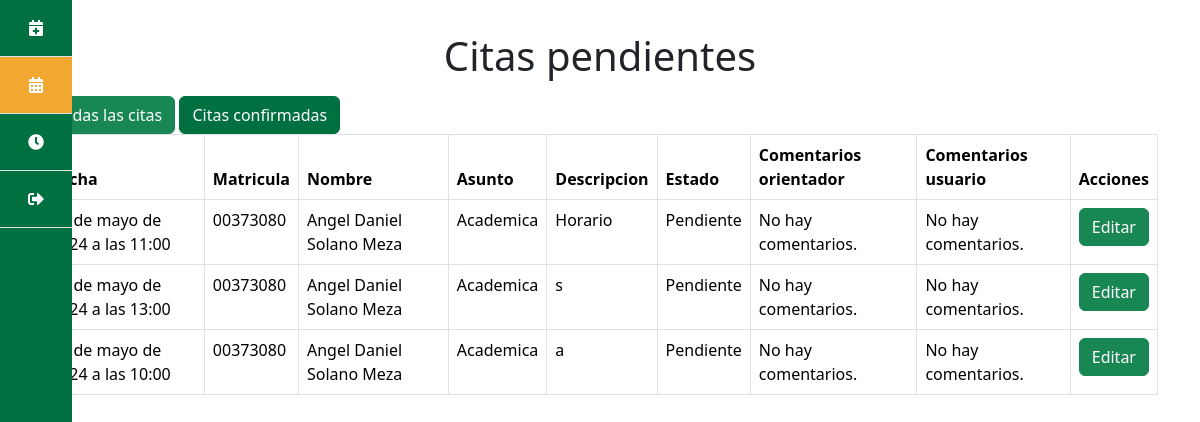
Page /citas_pendientes/ (signed in) on the committed database.
### paginas/models.py (models this page shows, shortened)
class Cita(models.Model):
    PENDIENTE = 'Pendiente'
    CONFIRMADA = 'Confirmada'
    DECLINADA = 'Declinada'
    ESTADOS_CITA = [
        (PENDIENTE, 'Pendiente'),
        (CONFIRMADA, 'Confirmada'),
        (DECLINADA, 'Declinada'),
    ]
    HOMBRE = 'Hombre'
    MUJER = 'Mujer'
    PREFIERO_NO_DECIRLO = 'Prefiero no decirlo'
    GENERO = [
        (HOMBRE, 'Hombre'),
        (MUJER, 'Mujer'),
        (PREFIERO_NO_DECIRLO, 'Prefiero no decirlo'),
    ]
    INGENIERIA_CIVIL = 'Ingenieria Civil'
    INGENIERIA_ELECTRONICA = 'Ingenieria en Electronica'
    INGENIERIA_COMPUTACION = 'Ingenieria en Computacion'
    INGENIERIA_INDUSTRIAL = 'Ingenieria Industrial'
    INGENIERIA_NANOTECNOLOGIA = 'Ingenieria en Nanatecnologia'
    INGENIERIA_SOFTWARE = 'Ingenieria en Software'
    BIOINGENIERIA = 'Bioingenieria'
    ARQUITECTURA = 'Arquitectura'
    CARRERAS = [
        (INGENIERIA_CIVIL,  'Ingenieria Civil'),
        (INGENIERIA_ELECTRONICA,  'Ingenieria en Electronica'),
        (INGENIERIA_COMPUTACION,  'Ingenieria en Computacion'),
        (INGENIERIA_INDUSTRIAL,  'Ingenieria Industrial'),
        (INGENIERIA_NANOTECNOLOGIA,  'Ingenieria en Nanotecnologia'),
        (INGENIERIA_SOFTWARE,  'Ingenieria en Software y Tecnologias Emergentes'),
        (BIOINGENIERIA,  'Bioingenieria'),
        (ARQUITECTURA,  'Arquitectura'),
    ]
    ACADEMICA = 'Academica'
    PERSONAL = 'Personal'
    VOCACIONAL = 'Vocacional'
    BAJA = 'Baja'
    PSICOLOGICA = 'Psicologica'
    ASUNTOS = [
        (ACADEMICA, 'Academica'),
        (PERSONAL, 'Personal'),
        (VOCACIONAL, 'Vocacional'),
        (BAJA, 'Baja'),
        (PSICOLOGICA, 'Psicologica'),
    ]
    PRIMERO = '1'
    SEGUNDO = '2'
    TERCERO = '3'
    CUARTO = '4'
    QUINTO = '5'
    SEXTO = '6'
    SEPTIMO = '7'
    OCTAVO = '8'
    NOVENO = '9'
    SEMESTRES = [
        (PRIMERO, '1'),
        (SEGUNDO, '2'),
        (TERCERO, '3'),
        (CUARTO, '4'),
        (QUINTO, '5'),
        (SEXTO, '6'),
        (SEPTIMO, '7'),
        (OCTAVO, '8'),
        (NOVENO, '9'),
    ]
    matricula = models.CharField(max_length=8)
    apellido_paterno = models.CharField(max_length=20)
    apellido_materno = models.CharField(max_length=20)
    nombre = models.CharField(max_length=40)
    descripcion = models.TextField(max_length=200)
    fecha = models.DateTimeField()
    semestre = models.CharField(
        max_length=2,
        choices=SEMESTRES,
        default=PRIMERO
    )
    comentarios_orientador = models.TextField(
        max_length=200,
        default="No hay comentarios."
    )
    comentarios_usuario = models.TextField(
        max_length=200,
        default="No hay comentarios."
    )
    sexo = models.CharField(
        max_length=20,
        choices=GENERO,
        default=PREFIERO_NO_DECIRLO,
    )
    estado = models.CharField(
        max_length=11,
        choices=ESTADOS_CITA,
        default=PENDIENTE,
    )
    carrera = models.CharField(
        max_length=50,
        choices=CARRERAS,
        default=INGENIERIA_SOFTWARE
    )
    asunto = models.CharField(
        max_length=50,
        choices=ASUNTOS,
        default=ACADEMICA
    )
    solicitada = models.DateTimeField(auto_now_add=True)
    user = models.ForeignKey(User, on_delete=models.CASCADE)

### paginas/views.py (the view)
# urls.py: path('citas_pendientes/', views.citas_pendientes, name = 'citas_pendientes'),
def citas_pendientes(request):
    if request.user.username == 'espy':
        citas = Cita.objects.filter(estado='Pendiente').order_by('solicitada')
    else:
        citas = Cita.objects.filter(
            estado='Pendiente', user=request.user).order_by('solicitada')
    return render(request, 'citas_pendientes.html', {
        'citas': citas})

### paginas/templates/citas_pendientes.html
{% extends 'base.html' %} {% block content %}
<h1 class="text-center mt-3 mb-3">Citas pendientes</h1>
<a href="/citas" class="btn btn-success">Todas las citas</a>
<a href="/citas_confirmadas" class="btn btn-primary">Citas confirmadas</a>
<table class="table table-bordered">
  <thead>
    <tr>
      <th scope="col">Fecha</th>
      <th scope="col">Matricula</th>
      <th scope="col">Nombre</th>
      <th scope="col">Asunto</th>
      <th scope="col">Descripcion</th>
      <th scope="col">Estado</th>
      <th scope="col">Comentarios orientador</th>
      <th scope="col">Comentarios usuario</th>
      {% if user.is_staff %}
      <th scope="col">Acciones</th>
      {% else %}
      <th scope="col">Detalle</th>
      {% endif %}
    </tr>
  </thead>
  <tbody>
    {% for cita in citas %}
    <tr>
      <td>{{ cita.fecha }}</td>
      <td>{{ cita.matricula }}</td>
      <td>
        {{ cita.nombre }} {{cita.apellido_paterno}} {{cita.apellido_materno}}
      </td>
      <td>{{ cita.asunto }}</td>
      <td>{{ cita.descripcion }}</td>
      <td>{{ cita.estado }}</td>
      <td>{{ cita.comentarios_usuario }}</td>
      <td>{{ cita.comentarios_orientador }}</td>
      {% if user.is_staff %}
      <td>
        <a href="/citas/{{ cita.id }}" class="btn btn-success">Editar </a>
      </td>
      {% else %}
      <td>
        <a href="/citas/{{ cita.id }}" class="btn btn-success">Ver </a>
      </td>
      {% endif %} {% endfor %}
    </tr>
  </tbody>
</table>
{% endblock %}

### paginas/static/css/styles.css (style rules this page uses)
:root { --bs-primary: #017041; --bs-secondary: #f1a730; }
body .btn-primary { background-color: var(--bs-primary) !important; border-color: var(--bs-primary) !important; }

### rows in the picture
Cita: fecha "29 de mayo de 2024 a las 11:00", matricula "00373080", nombre "Angel Daniel", apellido_paterno "Solano", apellido_materno "Meza", asunto "Academica", descripcion "Horario", estado "Pendiente", comentarios_usuario "No hay comentarios.", comentarios_orientador "No hay comentarios."
Cita: fecha "28 de mayo de 2024 a las 13:00", matricula "00373080", nombre "Angel Daniel", apellido_paterno "Solano", apellido_materno "Meza", asunto "Academica", descripcion "s", estado "Pendiente", comentarios_usuario "No hay comentarios.", comentarios_orientador "No hay comentarios."
Cita: fecha "31 de mayo de 2024 a las 10:00", matricula "00373080", nombre "Angel Daniel", apellido_paterno "Solano", apellido_materno "Meza", asunto "Academica", descripcion "a", estado "Pendiente", comentarios_usuario "No hay comentarios.", comentarios_orientador "No hay comentarios."
